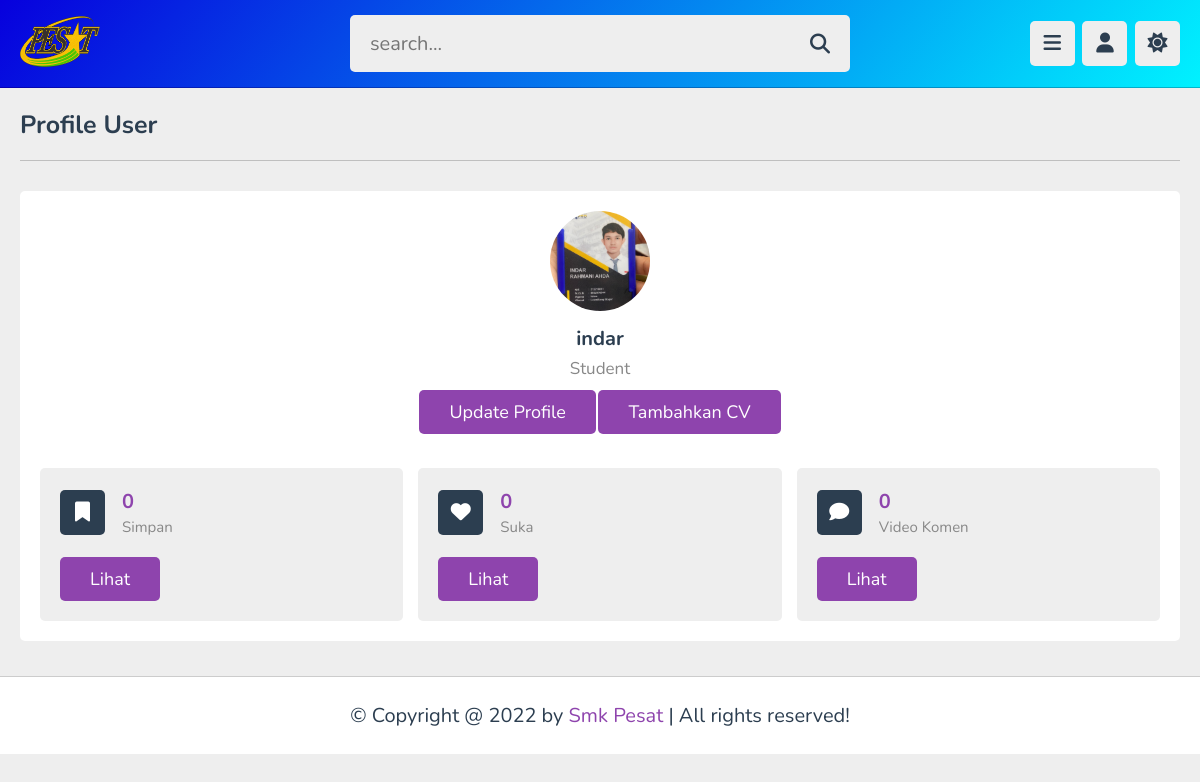
The page /profile.php (signed in) on the database its author committed.
### tables this page shows
CREATE TABLE `users` (
  `id` varchar(20) NOT NULL,
  `name` varchar(255) NOT NULL,
  `email` varchar(255) NOT NULL,
  `password` varchar(50) NOT NULL,
  `image` varchar(100) NOT NULL,
  `reset_token` varchar(64) DEFAULT NULL,
  `reset_token_expiration` datetime DEFAULT NULL
);

### profile.php (the view, shortened to what this page needs)
<?php
include 'components/connect.php';
if (isset($_COOKIE['user_id'])) {
   $user_id = $_COOKIE['user_id'];
} else {
   $user_id = '';
   header('location:login.php');
}
$select_likes = $conn->prepare("SELECT * FROM `likes` WHERE user_id = ?");
$select_likes->execute([$user_id]);
$total_likes = $select_likes->rowCount();
$select_comments = $conn->prepare("SELECT * FROM `comments` WHERE user_id = ?");
$select_comments->execute([$user_id]);
$total_comments = $select_comments->rowCount();
$select_bookmark = $conn->prepare("SELECT * FROM `bookmark` WHERE user_id = ?");
$select_bookmark->execute([$user_id]);
$total_bookmarked = $select_bookmark->rowCount();
?>
<!DOCTYPE html>
<html lang="en">
<head>
   <link rel="stylesheet" href="https://cdnjs.cloudflare.com/ajax/libs/font-awesome/6.2.0/css/all.min.css">
   <link rel="stylesheet" href="css/style.css">
</head>
<body>
   <?php include 'components/user_header.php'; ?>
   <section class="profile">
      <h1 class="heading">Profile User</h1>
      <div class="details">
         <div class="user">
            <img src="uploaded_files/<?= $fetch_profile['image']; ?>" alt="">
            <h3><?= $fetch_profile['name']; ?></h3>
            <p>Student</p>
            <a href="update.php" class="inline-btn">Update Profile</a>
            <a href="upload.php" class="inline-btn">Tambahkan CV</a> <br> <br>
         </div>
         <div class="box-container">
            <div class="box">
               <div class="flex">
                  <i class="fas fa-bookmark"></i>
                  <div>
                     <h3><?= $total_bookmarked; ?></h3>
                     <span>Simpan</span>
                  </div>
               </div>
               <a href="bookmark.php" class="inline-btn">Lihat</a>
            </div>
            <div class="box">
               <div class="flex">
                  <i class="fas fa-heart"></i>
                  <div>
                     <h3><?= $total_likes; ?></h3>
                     <span>Suka</span>
                  </div>
               </div>
               <a href="#" class="inline-btn">Lihat</a>
            </div>
            <div class="box">
               <div class="flex">
                  <i class="fas fa-comment"></i>
                  <div>
                     <h3><?= $total_comments; ?></h3>
                     <span>Video Komen</span>
                  </div>
               </div>
               <a href="#" class="inline-btn">Lihat</a>
            </div>
         </div>
      </div>
   </section>
   <footer class="footer">
      &copy; Copyright @ 2022 by <span>Smk Pesat</span> | All rights reserved!
   </footer>
</body>
</html>

### css/style.css (style rules this page uses)
:root { --main-color:#8e44ad; --red:#e74c3c; --oragen:#f39c12; --white:#fff; --black:#2c3e50; --light-color:#888; --light-bg:#eee; --border:.1rem solid rgba(0,0,0,.2); }
* { font-family: 'Nunito', sans-serif; margin: 0; padding: 0; box-sizing: border-box; outline: none; border: none; text-decoration: none; }
html { font-size: 62.5%; overflow-x: hidden; }
body { background-color: var(--light-bg); padding-left: 30rem; }
section { padding:2rem; max-width: 1200px; margin: 0 auto; }
.btn, .option-btn, .delete-btn, .inline-btn, .inline-option-btn, .inline-delete-btn { border-radius: .5rem; padding: 1rem 3rem; font-size: 1.8rem; color: #fff; margin-top: 1rem; text-transform: capitalize; cursor: pointer; text-align: center; }
.inline-btn, .inline-option-btn, .inline-delete-btn { display: inline-block; }
.btn, .inline-btn { background-color: var(--main-color); }
.heading { padding-bottom: 1.8rem; border-bottom: var(--border); font-size: 2.5rem; color: var(--black); text-transform: capitalize; margin-bottom: 3rem; }
.profile .details { background-color: var(--white); border-radius: .5rem; padding: 2rem; }
.profile .details .user { text-align: center; margin-bottom: 2rem; }
.profile .details .user img { height: 10rem; width: 10rem; border-radius: 50%; object-fit: cover; margin-bottom: .5rem; }
.profile .details .user h3 { font-size: 2rem; margin: .5rem 0; color: var(--black); }
.profile .details .user p { font-size: 1.7rem; color: var(--light-color); }
.profile .details .box-container { display: flex; flex-wrap: wrap; align-items: flex-end; gap: 1.5rem; }
.profile .details .box-container .box { background-color: var(--light-bg); border-radius: .5rem; padding: 2rem; flex: 1 1 30rem; }
.profile .details .box-container .box .flex { display: flex; align-items: center; gap: 1.7rem; margin-bottom: 1rem; }
.profile .details .box-container .box .flex i { height: 4.5rem; width: 4.5rem; border-radius: .5rem; background-color: var(--black); line-height: 4.4rem; font-size: 2rem; color: var(--white); text-align: center; }
.profile .details .box-container .box .flex h3 { font-size: 2rem; color: var(--main-color); margin-bottom: .2rem; }
.profile .details .box-container .box .flex span { font-size: 1.5rem; color: var(--light-color); }
.footer { position: sticky; bottom: 0; right: 0; left: 0; background-color: var(--white); border-top: var(--border); padding:2.5rem 2rem; text-align: center; color: var(--black); font-size: 2rem; margin-top: 1.5rem; z-index: 1000; }
.footer span { color: var(--main-color); }
@media (max-width:1200px) { body { padding-left: 0; } }

### rows shown on the page
users: image (picture), name "indar"

### other values the page prints
$total_bookmarked "0"
$total_likes "0"
$total_comments "0"
